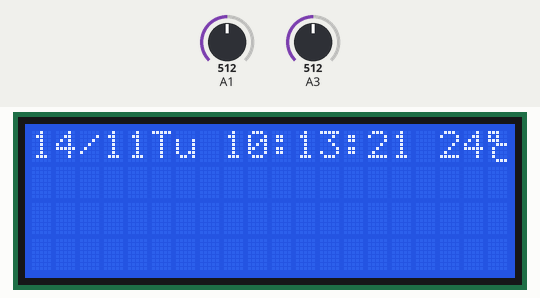
A sketch run on a simulated Arduino Uno, built with avr-gcc and run on an emulated ATmega328P. On the bench: 20×4 character LCD. The test bench sets the inputs (shaded band); at power-on: A3 = 512, A1 = 512. The local clock reads 2024-03-15 10:24:30 at power-on unless the sketch sets it.

Above: at 1.2 s.
1.3 s: A3 set to 598
3.5 s: A3 set to 610
At 4.13 s:
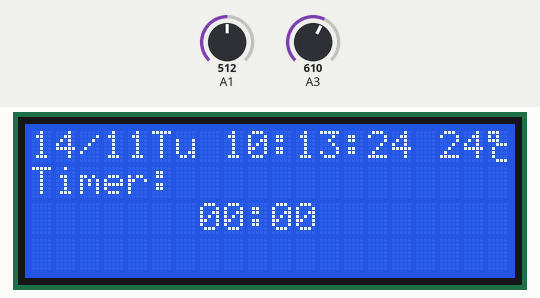
At 4.9 s:
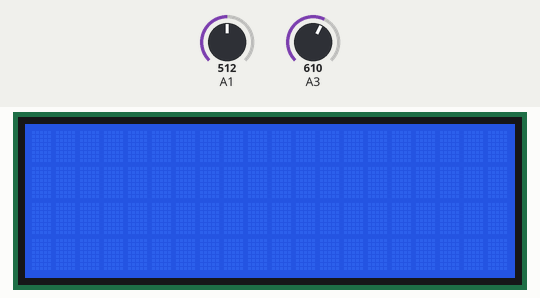
6.5 s: A3 set to 630
At 7.8 s:
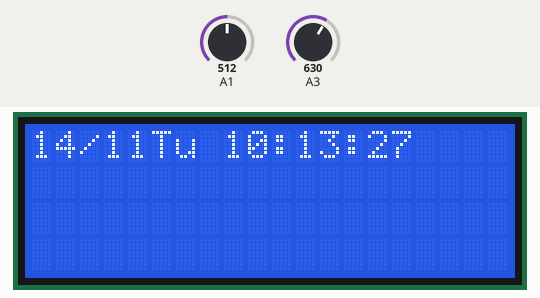
Timing chart, 0 to 9.5 s (numbered marks = the images above; inputs shaded):
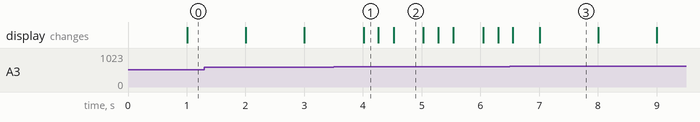

Measured:
- the behaviour switches between 609 and 610 on A3 (found by bisection; images 0 and 1)
- after the input at 3.5 s, the display: changes after 0.51 s (image 1)
- after the input at 6.5 s, the display: first differs from a run without the input after 0.51 s (image 3)
- what the display in image 2 shows lasts 0.5 s, from 4.5 s to 5.0 s

The sketch:

Desk_Mate.ino
```cpp
//Desk Mate
//Version 1.0 21/7/18
//Designed and Developed by Md. Ferdouse Oahid (Tanin), All Rights Reserved!

#include <LiquidCrystal.h>
#include<SoftwareSerial.h>
#include <Wire.h>
#include "RTClib.h"

//Outputs
const int flushLamp=8, buzzer = 12, ACPlug = 13, Lm35 = 0, alarmCtrl = 1;
const int rs = 2, en = 3, d4 = 4, d5 = 5, d6 = 6, d7 = 7; //Display

//Objects
LiquidCrystal lcd(rs, en, d4, d5, d6, d7);
SoftwareSerial BT(10,11);
RTC_DS1307 rtc;


//Veriables
char c;
String temp, temperature;
int tempReading, tempHour;
int menuDuration=200000;
char daysOfTheWeek[7][3] = {"Su", "Mo", "Tu", "We", "Th", "Fr", "Sa"};

//Data
String BTReadData, data;

//Helpers
int btSts = 0, alarmSts = 0, gagtSts = 0, menuSts = 0, timerRunning = 0;
int timerHr=0, timerMin=0, hrMinSelector=0;
int btn1, btn2;
int secPast = 0, minPast = 0;
int btLoadingTime = 0;

//Special Characters
byte degCel[8] = {
  0b11100,
  0b10100,
  0b11100,
  0b00111,
  0b01000,
  0b01000,
  0b01000,
  0b00111
};

//Setup
void setup () {

    lcd.begin(20, 4);
    lcd.createChar(0, degCel);
    Serial.begin(9600);
    BT.begin(9600);

    if (! rtc.begin()) {
      lcd.print("Couldn't find RTC");
      while (1);
    }

    if (! rtc.isrunning()) {
      lcd.print("RTC is NOT running!");
      while (1);
      //rrtc.adjust(DateTime(F(__DATE__), F(__TIME__)));
    }
    else{
      rtc.adjust(DateTime(F(__DATE__), F(__TIME__)));
      //set custom time
      //rtc.adjust(DateTime(2018, 7, 27, 22, 57, 0));
    }
}

//Loop
void loop () {

    DateTime now = rtc.now();
    //Reading Data from Bluetooth
    if(BT.available()){
      btSts=1;
      btLoadingTime=now.second();
      //BTReceiver();
    }

    //On board buttons
    btn1 = analogRead(1);
    btn2 = analogRead(3);
    if(btn1>1000){
      if(alarmSts==1){
        alarmSts=0;
      }
      else if(gagtSts==1){
        gagtSts=0;
      }
    }

    //Formate received data
    if(btSts==1 && ((btLoadingTime+3)==now.second() || (btLoadingTime-57)==now.second())){
      dataFormater();
    }
    if(btn2>609&&btn2<620){
      delay(500);
      if(menuSts==0){
        menuSts=1;
        menuMaker();
      }
      else if(menuSts==1){
        menuSts=2;
        menuMaker();
      }
      else{
        menuSts=0;
        menuMaker();
      }
    }
    timeRow();
}

//Functions
void menuMaker(){
    lcd.setCursor(0,1);
    if(menuSts==1){
      lcd.print("Timer:");
    }
    else if(menuSts==2){
      lcd.print("AC Gadget Timer:");
    }
    else if(menuSts==0){
      lcd.clear();
      return;
    }
    while(menuDuration>0){
      timeRow();
      lcd.setCursor(7,2);
      lcd.print(strFormater(timerHr)+":"+strFormater(timerMin));
      btn2=analogRead(3);

      //Menu button pressed
      if(btn2>609&&btn2<620){
        delay(250);
        menuDuration=200000;
        if(menuSts==1){
          menuSts=2;
          return menuMaker();
        }
        else if(menuSts==2){
          menuSts=0;
          return menuMaker();
        }
      }

      //Up button pressed
      else if(btn2>704&&btn2<715){
        delay(250);
        menuDuration=200000;
        if(hrMinSelector==0&&timerRunning!=1){
          timerHr++;
        }
        else if(hrMinSelector==1&&timerRunning!=1){
          timerMin++;
        }
      }

      //Down button pressed
      else if(btn2>833&&btn2<844){
        delay(250);
        menuDuration=200000;
        if(hrMinSelector==0&&timerRunning!=1){
          timerHr--;
        }
        else if(hrMinSelector==1&&timerRunning!=1){
          timerMin--;
        }
      }

      //Go button pressed
      else if(btn2>1000){
          delay(250);
          if(hrMinSelector==0){
            hrMinSelector=1;
          }
          else if(hrMinSelector==1){
            menuSts=0;
            return menuMaker();
          }
          menuDuration=200000;
      }
      menuDuration--;
    }
    menuSts=0;
    hrMinSelector=0;
    lcd.clear();
}

void BTReceiver(){
  //Reading Data from Bluetooth
    while(BT.available()){
      delay(5);
      c = BT.read();
      BTReadData += c;
    }
    //Synchronizing Data
    if(BTReadData.length()>0){
      data += BTReadData;
      Serial.println(data);
      BTReadData = "";
    }
}

int repTaskIndex, indvTaskIndex, gagtTaskIndex;
String curntRoutineTime, curntRoutine, curntTasktime, curntTask, nextTask, upcomming;
int nextRoutineTime, nextTaskTime;
int starCount=0, routineCount=0, repTaskCount=0, indvTaskCount=0, gagtTaskCount=0;
int routineNow=1, repTaskNow=1, indvTaskNow=1, gagtTaskNow=1;

void dataFormater(){
    char c;
    int strLen = data.length();
    int i=0;
    while(i<strLen){
      if(data[i]=='*'){
        starCount++;
        if(starCount==1){
          repTaskIndex=i+1;
        }
        else if(starCount==2){
          indvTaskIndex=i+1;
        }
        else if(starCount==3){
          gagtTaskIndex=i+1;
        }
      }
      if(data[i]=='#'){
        if(starCount==0){
          routineCount++;
        }
        else if(starCount==1){
          repTaskCount++;
        }
        else if(starCount==2){
          indvTaskCount++;
        }
        else if(starCount==3){
          gagtTaskCount++;
        }
      }
      i++;
    }
}

void routineSetter(){
    int i=0;
    int itemCount=0;
    while(data[i]!='*'){
      if(data[i]=='#'){
        itemCount++;
        if(itemCount==routineNow){
          i++;
          while(data[i]!=':'){
            curntRoutineTime+=data[i];
            i++;
          }
          while(data[i]!='\n'){
            curntRoutine+=data[i];
          }

        }
      }
      i++;
    }

}

void repTaskSetter(){

}

void indvTaskSetter(){

}

void gagtTaskSetter(){

}

void timeRow(){

    DateTime now = rtc.now();
    //Date
    if(now.second()!=secPast){
      secPast=now.second();
      lcd.setCursor(0,0);
      lcd.print(strFormater(now.day()));
      lcd.print('/');
      lcd.print(strFormater(now.month()));
      //Day
      lcd.setCursor(5,0);
      lcd.print(daysOfTheWeek[now.dayOfTheWeek()]);
      //Time
      lcd.setCursor(8,0);
      tempHour = timeFormater(now.hour());
      lcd.print(strFormater(tempHour));
      lcd.print(':');
      lcd.print(strFormater(now.minute()));
      lcd.print(':');
      lcd.print(strFormater(now.second()));
    }
    if(now.minute()!=minPast){
      minPast=now.minute();
      //Reading Temperature
      tempReading = analogRead(Lm35)* 0.48828125;
      lcd.setCursor(17,0);
      lcd.print(tempReading);
      lcd.setCursor(19,0);
      lcd.write(byte(0));
    }
}

//To cancel single character digits
String strFormater(int i){
    if(i<0){
      return "00";
    }
    else if(i<10){
      temp = (String) i;
      return "0"+temp;
    }
    return (String) i;
}

//Roman time conversion
int timeFormater(int i){
    if(i>12){
      return i-12;
    }
    return i;
}
```
